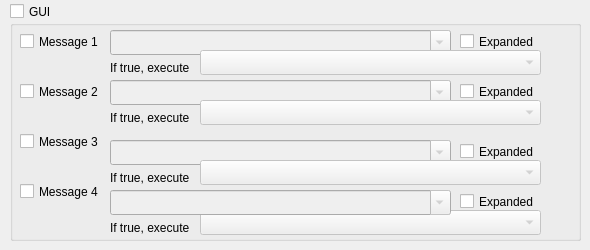
     <widget class="QWidget" name="tab_8">
      <attribute name="title">
       <string>UH GUI</string>
      </attribute>
      <widget class="QGroupBox" name="robotGUIgroupBox">
       <property name="geometry">
        <rect>
         <x>10</x>
         <y>20</y>
         <width>571</width>
         <height>221</height>
        </rect>
       </property>
       <property name="title">
        <string/>
       </property>
       <widget class="QCheckBox" name="GUI1CheckBox">
        <property name="geometry">
         <rect>
          <x>10</x>
          <y>10</y>
          <width>91</width>
          <height>23</height>
         </rect>
        </property>
        <property name="text">
         <string>Message 1</string>
        </property>
       </widget>
       <widget class="QComboBox" name="GUI1ComboBox">
        <property name="enabled">
         <bool>false</bool>
        </property>
        <property name="geometry">
         <rect>
          <x>100</x>
          <y>10</y>
          <width>341</width>
          <height>25</height>
         </rect>
        </property>
        <property name="editable">
         <bool>true</bool>
        </property>
       </widget>
       <widget class="QCheckBox" name="GUI1LargeCheckBox">
        <property name="geometry">
         <rect>
          <x>450</x>
          <y>10</y>
          <width>91</width>
          <height>23</height>
         </rect>
        </property>
        <property name="text">
         <string>Expanded</string>
        </property>
       </widget>
       <widget class="QComboBox" name="GUI2ComboBox">
        <property name="enabled">
         <bool>false</bool>
        </property>
        <property name="geometry">
         <rect>
          <x>100</x>
          <y>60</y>
          <width>341</width>
          <height>25</height>
         </rect>
        </property>
        <property name="editable">
         <bool>true</bool>
        </property>
       </widget>
       <widget class="QCheckBox" name="GUI2CheckBox">
        <property name="geometry">
         <rect>
          <x>10</x>
          <y>60</y>
          <width>91</width>
          <height>23</height>
         </rect>
        </property>
        <property name="text">
         <string>Message 2</string>
        </property>
       </widget>
       <widget class="QCheckBox" name="GUI2LargeCheckBox">
        <property name="geometry">
         <rect>
          <x>450</x>
          <y>60</y>
          <width>91</width>
          <height>23</height>
         </rect>
        </property>
        <property name="text">
         <string>Expanded</string>
        </property>
       </widget>
       <widget class="QComboBox" name="GUI3ComboBox">
        <property name="enabled">
         <bool>false</bool>
        </property>
        <property name="geometry">
         <rect>
          <x>100</x>
          <y>120</y>
          <width>341</width>
          <height>25</height>
         </rect>
        </property>
        <property name="editable">
         <bool>true</bool>
        </property>
       </widget>
       <widget class="QCheckBox" name="GUI3CheckBox">
        <property name="geometry">
         <rect>
          <x>10</x>
          <y>110</y>
          <width>91</width>
          <height>23</height>
         </rect>
        </property>
        <property name="text">
         <string>Message 3</string>
        </property>
       </widget>
       <widget class="QCheckBox" name="GUI3LargeCheckBox">
        <property name="geometry">
         <rect>
          <x>450</x>
          <y>120</y>
          <width>91</width>
          <height>23</height>
         </rect>
        </property>
        <property name="text">
         <string>Expanded</string>
        </property>
       </widget>
       <widget class="QComboBox" name="GUI1ExecuteComboBox">
        <property name="enabled">
         <bool>false</bool>
        </property>
        <property name="geometry">
         <rect>
          <x>190</x>
          <y>30</y>
          <width>341</width>
          <height>25</height>
         </rect>
        </property>
       </widget>
       <widget class="QLabel" name="label_19">
        <property name="geometry">
         <rect>
          <x>100</x>
          <y>40</y>
          <width>91</width>
          <height>16</height>
         </rect>
        </property>
        <property name="text">
         <string>If true, execute</string>
        </property>
       </widget>
       <widget class="QComboBox" name="GUI2ExecuteComboBox">
        <property name="enabled">
         <bool>false</bool>
        </property>
        <property name="geometry">
         <rect>
          <x>190</x>
          <y>80</y>
          <width>341</width>
          <height>25</height>
         </rect>
        </property>
       </widget>
       <widget class="QLabel" name="label_20">
        <property name="geometry">
         <rect>
          <x>100</x>
          <y>90</y>
          <width>91</width>
          <height>16</height>
         </rect>
        </property>
        <property name="text">
         <string>If true, execute</string>
        </property>
       </widget>
       <widget class="QComboBox" name="GUI3ExecuteComboBox">
        <property name="enabled">
         <bool>false</bool>
        </property>
        <property name="geometry">
         <rect>
          <x>190</x>
          <y>140</y>
          <width>341</width>
          <height>25</height>
         </rect>
        </property>
       </widget>
       <widget class="QLabel" name="label_21">
        <property name="geometry">
         <rect>
          <x>100</x>
          <y>150</y>
          <width>91</width>
          <height>16</height>
         </rect>
        </property>
        <property name="text">
         <string>If true, execute</string>
        </property>
       </widget>
       <widget class="QCheckBox" name="GUI4CheckBox">
        <property name="geometry">
         <rect>
          <x>10</x>
          <y>160</y>
          <width>91</width>
          <height>23</height>
         </rect>
        </property>
        <property name="text">
         <string>Message 4</string>
        </property>
       </widget>
       <widget class="QComboBox" name="GUI4ExecuteComboBox">
        <property name="enabled">
         <bool>false</bool>
        </property>
        <property name="geometry">
         <rect>
          <x>190</x>
          <y>190</y>
          <width>341</width>
          <height>25</height>
         </rect>
        </property>
       </widget>
       <widget class="QLabel" name="label_22">
        <property name="geometry">
         <rect>
          <x>100</x>
          <y>200</y>
          <width>91</width>
          <height>16</height>
         </rect>
        </property>
        <property name="text">
         <string>If true, execute</string>
        </property>
       </widget>
       <widget class="QCheckBox" name="GUI4LargeCheckBox">
        <property name="geometry">
         <rect>
          <x>450</x>
          <y>170</y>
          <width>91</width>
          <height>23</height>
         </rect>
        </property>
        <property name="text">
         <string>Expanded</string>
        </property>
       </widget>
      </widget>
      <widget class="QCheckBox" name="robotGUI">
       <property name="geometry">
        <rect>
         <x>10</x>
         <y>0</y>
         <width>81</width>
         <height>23</height>
        </rect>
       </property>
       <property name="text">
        <string>GUI</string>
       </property>
      </widget>
      <widget class="QComboBox" name="GUI4ComboBox">
       <property name="enabled">
        <bool>false</bool>
       </property>
       <property name="geometry">
        <rect>
         <x>110</x>
         <y>190</y>
         <width>341</width>
         <height>25</height>
        </rect>
       </property>
       <property name="editable">
        <bool>true</bool>
       </property>
      </widget>
     </widget>
